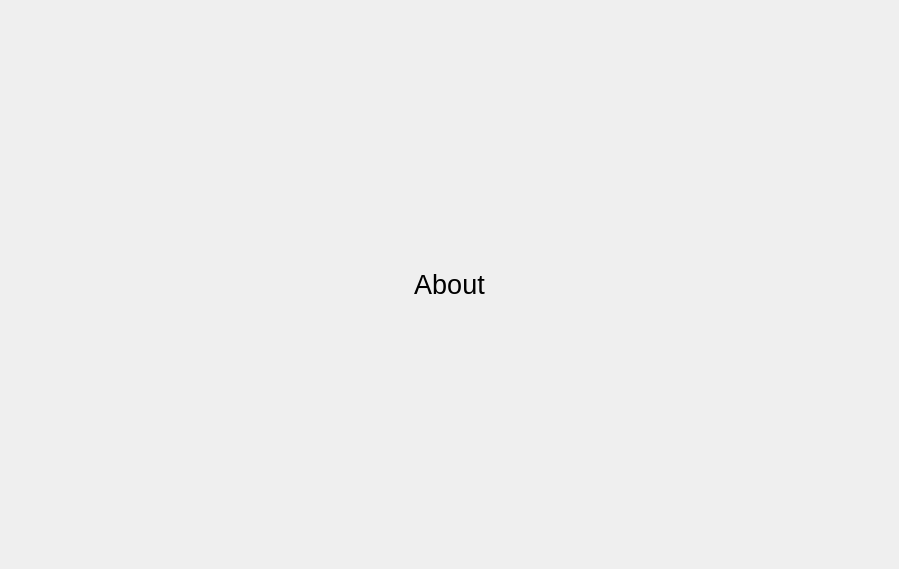
<?xml version="1.0" encoding="UTF-8"?>
<ui version="4.0">
 <class>Form</class>
 <widget class="QWidget" name="Form">
  <property name="geometry">
   <rect>
    <x>0</x>
    <y>0</y>
    <width>899</width>
    <height>569</height>
   </rect>
  </property>
  <property name="windowTitle">
   <string>Form</string>
  </property>
  <layout class="QGridLayout" name="gridLayout">
   <item row="0" column="0">
    <widget class="QLabel" name="label">
     <property name="font">
      <font>
       <pointsize>20</pointsize>
      </font>
     </property>
     <property name="text">
      <string>About</string>
     </property>
     <property name="alignment">
      <set>Qt::AlignCenter</set>
     </property>
    </widget>
   </item>
  </layout>
 </widget>
 <resources/>
 <connections/>
</ui>
